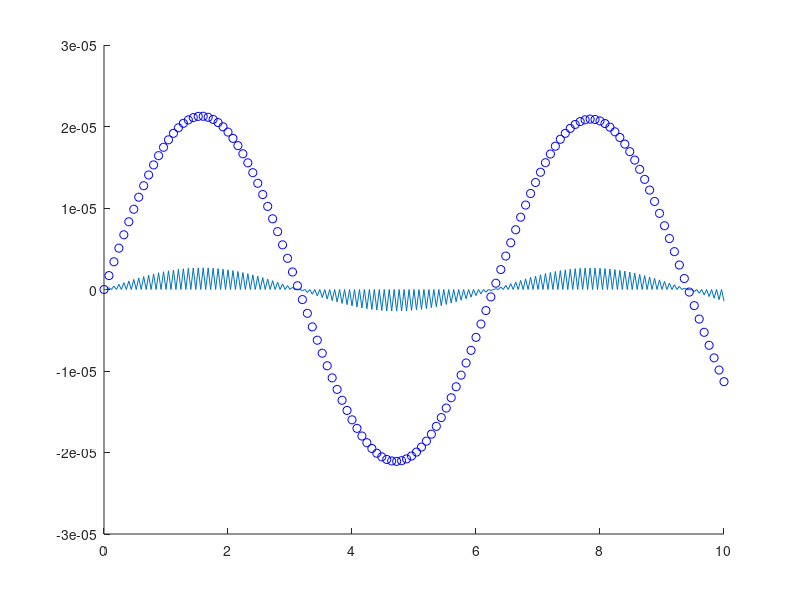

Here is the MATLAB script that generated this plot:
a = 0;
g = 0;
f = 1;
% INPUT TO THE PROGRAM
k = 0.04;
b = -1;
T = 10;

t = 0:k:T;
y = zeros(1, length(t)); % Column vector
y(1) = f; % Initial value
y(2) = (1 + k^2/2*b) * f;

for i=2:(length(t)-1)
    y(i+1) = -y(i-1) + 2*y(i) + k^2*(b+b^2*k^2/12)*y(i);
end

% With time step 2k
kk = 2*k;
tt = 0:kk:T;
yy = zeros(1, length(tt));
yy(1) = f; % Initial value
yy(2) = (1 + kk^2/2*b) * f;

for i=2:(length(tt)-1)
    yy(i+1) = -yy(i-1) + 2*yy(i) + kk^2*(b+b^2*kk^2/12)*yy(i);
end

analytical = @(x) cos(sqrt(abs(b))*x); % Trivial to solve analytically, with pen and paper

err1 = zeros(1, length(t));
err2 = zeros(1, length(tt));

for i=1:length(t)
    % Compare the same number of data points
    if (rem(i+1,2) == 0)
        err1(i) = analytical(t(i)) - y(i);
    end
end
for i=1:length(tt)
    err2(i) = analytical(tt(i)) - yy(i);
end
q = log10(norm(err1)/norm(err2))/log10(k/kk);
disp(q);

% tSkip = t(1:2:end);
% ySkip = y(1:2:end);
% qn = log10(norm(analytical(t)-y)/norm(analytical(tSkip)-ySkip))/log10(k/kk);
% disp(qn)

hold on
% plot(t, y, 'bo');
% t2 = linspace(0, T, 100);
% plot(t2, analytical(t2));
plot(t, err1);
plot(tt, err2, 'bo');
hold off